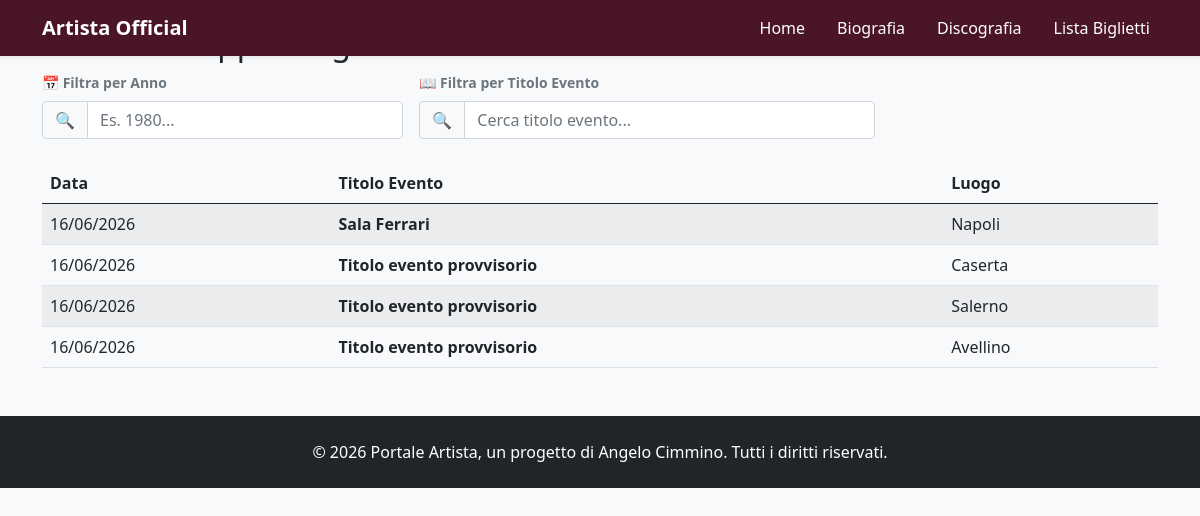
Screenshot of /biografie/ with the database file from the repository.
### tributo/models.py (models this page shows, shortened)
class Biografia(models.Model):
    titolo_evento = models.CharField(max_length=200, verbose_name="Titolo Evento/Concerto")
    data_evento = models.DateField(verbose_name="Data dell'Evento")
    descrizione = CKEditor5Field('Descrizione dettagliata', config_name='default')
    luogo = models.CharField(max_length=200, blank=True, null=True, verbose_name="Luogo")
    class Meta:
        verbose_name_plural = "Biografie"

### tributo/views.py (the view)
# urls.py: path('biografie/', views.BiografiaListView.as_view(), name='biografia_list'),
class BiografiaListView(ListView):
    model = Biografia
    template_name = 'tributo/biografia_list.html'
    context_object_name = 'biografie'
    ordering = ['-data_evento'] # Mostra prima gli eventi più recenti

### tributo/templates/tributo/biografia_list.html (shortened to what this page needs)
{% extends 'tributo/base.html' %}
{% block content %}
<div class="container mt-4">
    <h2>Gestione Tappe Biografia</h2>
    <div class="row mb-4 g-3 align-items-end">
        <div class="col-md-4 col-sm-6">
            <label for="search-anno" class="form-label small text-muted fw-bold">📅 Filtra per Anno</label>
            <div class="input-group">
                <span class="input-group-text bg-light text-muted">🔍</span>
                <input type="text" id="search-anno" class="form-control" placeholder="Es. 1980...">
            </div>
        </div>
        <div class="col-md-5 col-sm-6">
            <label for="search-titolo" class="form-label small text-muted fw-bold">📖 Filtra per Titolo Evento</label>
            <div class="input-group">
                <span class="input-group-text bg-light text-muted">🔍</span>
                <input type="text" id="search-titolo" class="form-control" placeholder="Cerca titolo evento...">
            </div>
        </div>
    </div>
    <table class="table table-striped align-middle">
        <thead>
            <tr>
                <th>Data</th>
                <th>Titolo Evento</th>
                <th>Luogo</th>
            </tr>
        </thead>
        <tbody id="biografie-table">
            {% for bio in biografie %}
            <tr class="bio-row"
                data-anno="{{ bio.data_evento|date:'Y' }}"
                data-titolo="{{ bio.titolo_evento|lower }}">
                <td>{{ bio.data_evento|date:"d/m/Y" }}</td>
                <td><strong>{{ bio.titolo_evento }}</strong></td>
                <td>{{ bio.luogo|default:"-" }}</td>
            </tr>
            {% empty %}
            <tr id="django-empty-row"><td colspan="4" class="text-center text-muted">Nessun evento inserito in biografia.</td></tr>
            {% endfor %}
        </tbody>
    </table>
</div>
{% endblock %}

### tributo/templates/tributo/base.html (style rules this page uses)
body { background-color: #f8f9fa; color: #212529; }

### rows the page displays
Biografia: data_evento "16/06/2026", titolo_evento "Sala Ferrari", luogo "Napoli"
Biografia: data_evento "16/06/2026", titolo_evento "Titolo evento provvisorio", luogo "Caserta"
Biografia: data_evento "16/06/2026", titolo_evento "Titolo evento provvisorio", luogo "Salerno"
Biografia: data_evento "16/06/2026", titolo_evento "Titolo evento provvisorio", luogo "Avellino"
